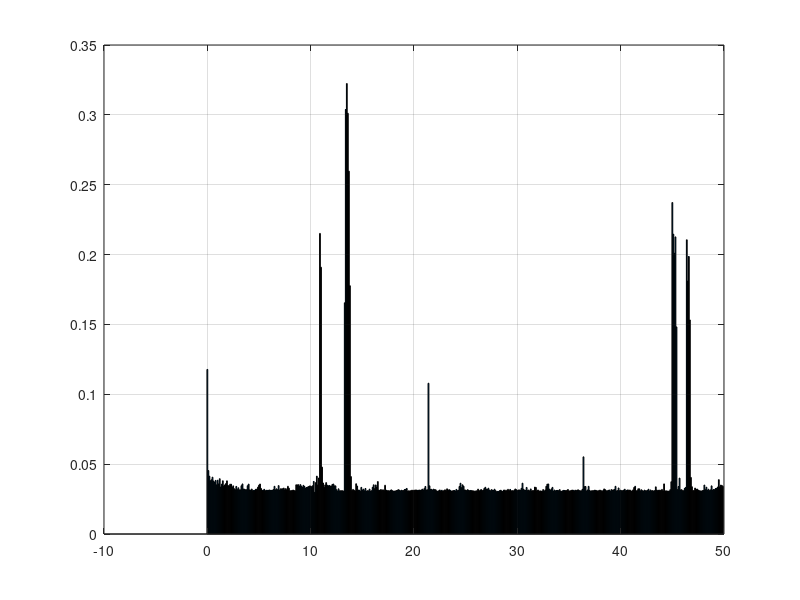

This chart was generated by the following MATLAB code: (Note: this script raises an error after producing the figure.)

close all
addpath('functions')
addpath('gif')
addpath('results')


data = load('ResultsMPC14.mat');
data = data.sol;

samples = length(data.X);

X = data.X;
Xest = data.Xest;
Ts = data.T;
U = data.U;
D = data.D;
Y = data.Y;
if (isfield(data, 'R'))
    R = data.R;   
end

if (isfield(data, 'computingTimes'))
    computingTimes = data.computingTimes;
    figure("Name", "Computing times")
    bar(Ts(1:10:end-1), computingTimes);
    grid on
end


kRefreshPlot = 50; %vykresluje se pouze po kazdych 'kRefreshPlot" samplech
kRefreshAnim = 4; % ~ ^

for k = 2:1:samples-1
    %% Vizualizace
    if(mod(k,kRefreshPlot)==0)
%         plotRefresh(Ts,X,Xest,R,U,D,Y,k,kRefreshPlot); %LQG
%         plotRefresh(Ts,X,Xest,[],U,D,Y,k,kRefreshPlot); %MPC
    end
    
    if(mod(k,kRefreshAnim)==0)
%         animRefresh(X(:,k), Xest(:,k), R(k), U(k), D(k)); %LQG
        animRefresh(X(:,k), Xest(:,k), [], U(k), D(1,k)); %MPC
        title(k)
    end
        
    if(mod(k,10000)==0)
        disp("Time for 10000 samples:" + toc)
    end
    
end
